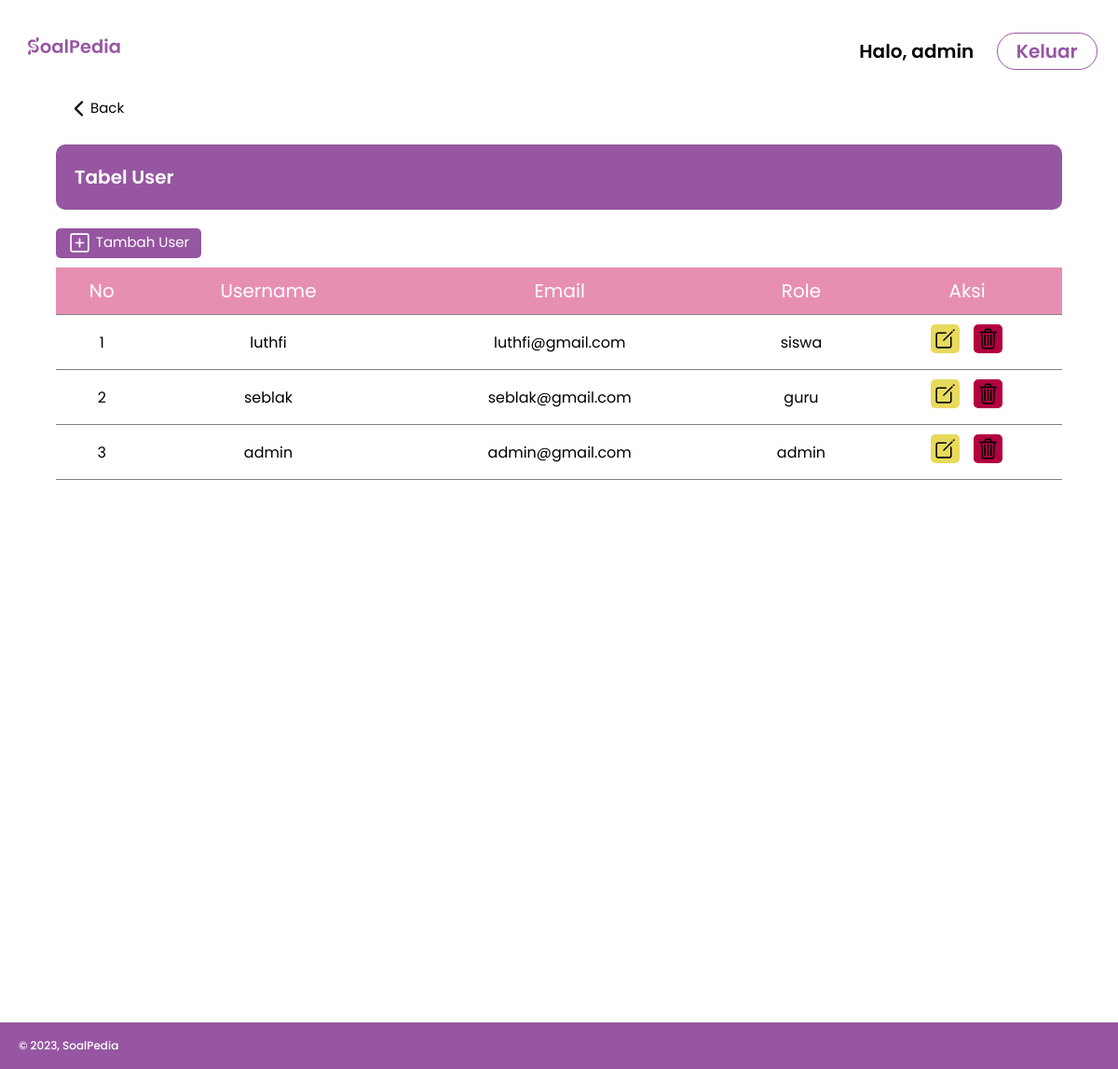
Page /admin/lihat_akun.php (signed in) on the committed database.
### tables this page shows
CREATE TABLE `user` (
  `id` int(11) NOT NULL,
  `email` varchar(100) NOT NULL,
  `nama` varchar(100) NOT NULL,
  `password` varchar(255) NOT NULL,
  `role` enum('siswa','guru','admin','editor') NOT NULL DEFAULT 'siswa',
  `username` varchar(50) NOT NULL
);

### admin/lihat_akun.php (the view, shortened to what this page needs)
<?php
    require_once '../config.php';
    $query = "SELECT * FROM user";
    $result = mysqli_query($mysqli, $query);
?>
<!DOCTYPE html>
<html lang="en">
  <head>
    <link rel="stylesheet" href="lihat.css" />
  </head>
  <body>
    <nav class="header">
      <div class="logo1">
        <img class="logoAwal" src="../gambar/logo2.svg" alt="SoalPedia" />
      </div>
      <div class="menuAwal">
      </div>
      <div class="btnAwal">
        <a class="btnMasuk" href=" ">Halo, <?php echo $_SESSION['username'] ?></a>
        <a class="btnDaftar" href="../logout.php">Keluar</a>
      </div>
    </nav>
    <div class="heading">
      <a href="../mapel/mapel.php"><img src="../icon/back.svg" alt=""></a>
      <a href="../mapel/mapel.php">Back</a>
    </div>
    <center>
        <div class="main">
          <div class="tabel-user">
            <p>Tabel User</p>
          </div>
        </div>
        <div class="tambahUser">
          <a class="add" href="tambah-user.php"><img src="../icon/add.svg" alt=""></a>
          <a class="tambah" href="tambah-user.php">Tambah User</a>
        </div>
    </center>
    <center>
      <div class="download">
        <table border="0" cellpadding="10" cellspacing="0">
            <tr class="tag-head">
                <th>No</th>
                <th>Username</th>
                <th>Email</th>
                <th>Role</th>
                <th>Aksi</th>
            </tr>
            <?php
              $i = 1;
              while($row = mysqli_fetch_assoc($result)){
                echo "<tr>";
                echo "<td>".$i."</td>";
                echo "<td>".$row['username']."</td>";
                echo "<td>".$row['email']."</td>";
                echo "<td>".$row['role']."</td>";
                echo "<td>";
                echo "<div class='icon'>";
                echo "<a class='edit' href='edit-user.php?id=".$row['id']."'><img src='../icon/edit.svg' alt=''></a>";
                echo "<a class='trash' href='lihat_akun.php?delete_id=".$row['id']."' onclick=\"return confirm('Apakah Anda yakin ingin menghapus user ini?')\"><img src='../icon/trash.svg' alt=''></a>";
                echo "</div>";
                echo "</td>";
                echo "</tr>";
                $i++;
              }
            ?>
        </table>
      </div>
    </center>
    <footer>
      <p class="copyRight">&copy; 2023, SoalPedia</p>
    </footer>
  </body>
</html>

### admin/lihat.css (style rules this page uses)
* { text-decoration: none; }
body { margin: 0; padding: 0; font-family: "Gill Sans", sans-serif, "Poppins"; }
.header { display: flex; flex-direction: row; width: 100%; }
.logo1 { width: 25%; margin-left: auto; margin-right: auto; }
.logoAwal { width: 100px; height: 100px; margin-left: 30px; }
.menuAwal { width: 50%; margin-top: 40px; margin-left: auto; margin-right: auto; justify-content: center; text-align: center; }
.btnAwal { width: 25%; text-align: center; margin-top: 40px; margin-left: auto; margin-right: auto; }
.btnMasuk { font-family: "Poppins"; font-size: 20px; font-weight: 600; color: black; }
.btnDaftar { font-family: "Poppins"; font-size: 20px; font-weight: 600; color: #9656a1; margin-left: 20px; border: 1px solid #9656a1; border-radius: 20px; padding: 5px 20px; }
.heading { margin-left: 6%; margin-right: auto; width: 30%; height: auto; display: flex; flex-direction: row; margin-bottom: 20px; }
.heading a { font-family: "Poppins"; font-size: 15px; font-weight: 400; color: black; text-align: center; border: none; }
.heading img { width: 25px; height: 25px; }
.main { display: flex; flex-direction: row; width: 90%; height: auto; background-color: #9656a1; margin-left: auto; margin-right: auto; justify-content: right; border-radius: 10px; }
.tabel-user { width: 50%; margin-left: 20px; margin-right: auto; font-family: "Poppins"; color: white; font-size: 20px; font-weight: 600; text-align: left; }
.tambahUser { display: flex; flex-direction: row; width: 150px; height: auto; background-color: #9656a1; border-radius: 5px; margin: auto; margin-top: 20px; margin-left: 5%; padding: 3px 3px 0 3px; justify-content: center; }
.add img { width: 25px; height: 25px; margin-right: 5px; }
.tambah { font-family: "Poppins"; font-size: 15px; font-weight: 400; color: white; }
.download { width: 90%; height: 100vh; background-color: transparent; margin-left: auto; margin-right: auto; justify-content: center; text-align: center; font-family: "Poppins"; color: black; }
.download table { width: 100%; height: auto; margin-left: auto; margin-right: auto; border-collapse: collapse; background-color: transparent; margin-top: 10px; }
.download table tr { border-bottom: 1px solid grey; }
.tag-head { text-align: center; border: none; background-color: #e78fb3; }
.tag-head th { font-family: "Poppins"; font-size: 20px; font-weight: 400; color: white; }
.icon { width: 15%; height: auto; margin: auto; justify-content: center; display: flex; flex-direction: row; }
.edit img { width: 25px; height: 25px; background-color: #e8da5d; padding: 3px; border-radius: 5px; margin-right: 15px; }
.trash img { width: 25px; height: 25px; background-color: #b20040; padding: 3px; border-radius: 5px; }
footer { width: 100%; height: auto; padding: 10px 0; margin-top: 10px; background-color: #9656a1; justify-content: center; }
.copyRight { font-family: "Poppins"; font-size: 12px; font-weight: 500; color: white; margin: 6px 20px; }

### rows in the picture
user: username "luthfi", email "luthfi@gmail.com", role "siswa"
user: username "seblak", email "seblak@gmail.com", role "guru"
user: username "admin", email "admin@gmail.com", role "admin"

### other values in the picture
$_SESSION['username'] "admin"
